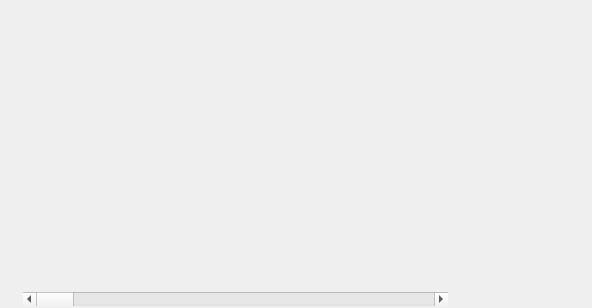
<?xml version="1.0" encoding="UTF-8"?>
<ui version="4.0">
 <class>CodeEditorPane</class>
 <widget class="QWidget" name="CodeEditorPane">
  <property name="geometry">
   <rect>
    <x>0</x>
    <y>0</y>
    <width>592</width>
    <height>308</height>
   </rect>
  </property>
  <property name="windowTitle">
   <string>Form</string>
  </property>
  <layout class="QVBoxLayout" name="verticalLayout">
   <property name="spacing">
    <number>0</number>
   </property>
   <property name="leftMargin">
    <number>0</number>
   </property>
   <property name="topMargin">
    <number>0</number>
   </property>
   <property name="rightMargin">
    <number>0</number>
   </property>
   <property name="bottomMargin">
    <number>0</number>
   </property>
   <item>
    <widget class="ady::CodeEditorView" name="editor" native="true"/>
   </item>
   <item>
    <widget class="QWidget" name="infoBar" native="true">
     <property name="sizePolicy">
      <sizepolicy hsizetype="MinimumExpanding" vsizetype="Fixed">
       <horstretch>0</horstretch>
       <verstretch>0</verstretch>
      </sizepolicy>
     </property>
     <property name="minimumSize">
      <size>
       <width>0</width>
       <height>18</height>
      </size>
     </property>
     <layout class="QHBoxLayout" name="horizontalLayout">
      <property name="spacing">
       <number>16</number>
      </property>
      <property name="leftMargin">
       <number>0</number>
      </property>
      <property name="topMargin">
       <number>0</number>
      </property>
      <property name="rightMargin">
       <number>0</number>
      </property>
      <property name="bottomMargin">
       <number>0</number>
      </property>
      <item>
       <widget class="ady::ZoomLabel" name="zoom">
        <property name="text">
         <string/>
        </property>
       </widget>
      </item>
      <item>
       <widget class="QScrollBar" name="scrollBar">
        <property name="sizePolicy">
         <sizepolicy hsizetype="Expanding" vsizetype="Fixed">
          <horstretch>0</horstretch>
          <verstretch>0</verstretch>
         </sizepolicy>
        </property>
        <property name="minimumSize">
         <size>
          <width>150</width>
          <height>0</height>
         </size>
        </property>
        <property name="orientation">
         <enum>Qt::Horizontal</enum>
        </property>
       </widget>
      </item>
      <item>
       <widget class="QLabel" name="position">
        <property name="minimumSize">
         <size>
          <width>40</width>
          <height>0</height>
         </size>
        </property>
        <property name="maximumSize">
         <size>
          <width>16777215</width>
          <height>16777215</height>
         </size>
        </property>
        <property name="text">
         <string/>
        </property>
        <property name="alignment">
         <set>Qt::AlignCenter</set>
        </property>
        <property name="margin">
         <number>0</number>
        </property>
       </widget>
      </item>
      <item>
       <widget class="QLabel" name="charset">
        <property name="sizePolicy">
         <sizepolicy hsizetype="Preferred" vsizetype="Preferred">
          <horstretch>0</horstretch>
          <verstretch>0</verstretch>
         </sizepolicy>
        </property>
        <property name="minimumSize">
         <size>
          <width>10</width>
          <height>0</height>
         </size>
        </property>
        <property name="maximumSize">
         <size>
          <width>65</width>
          <height>16777215</height>
         </size>
        </property>
        <property name="text">
         <string/>
        </property>
        <property name="alignment">
         <set>Qt::AlignCenter</set>
        </property>
       </widget>
      </item>
      <item>
       <widget class="QLabel" name="indent">
        <property name="sizePolicy">
         <sizepolicy hsizetype="Preferred" vsizetype="Preferred">
          <horstretch>0</horstretch>
          <verstretch>0</verstretch>
         </sizepolicy>
        </property>
        <property name="minimumSize">
         <size>
          <width>10</width>
          <height>0</height>
         </size>
        </property>
        <property name="sizeIncrement">
         <size>
          <width>50</width>
          <height>0</height>
         </size>
        </property>
        <property name="text">
         <string/>
        </property>
        <property name="alignment">
         <set>Qt::AlignCenter</set>
        </property>
       </widget>
      </item>
      <item>
       <widget class="QLabel" name="br">
        <property name="minimumSize">
         <size>
          <width>10</width>
          <height>0</height>
         </size>
        </property>
        <property name="maximumSize">
         <size>
          <width>50</width>
          <height>16777215</height>
         </size>
        </property>
        <property name="text">
         <string/>
        </property>
        <property name="alignment">
         <set>Qt::AlignCenter</set>
        </property>
       </widget>
      </item>
      <item>
       <spacer name="horizontalSpacer">
        <property name="orientation">
         <enum>Qt::Horizontal</enum>
        </property>
        <property name="sizeType">
         <enum>QSizePolicy::Fixed</enum>
        </property>
        <property name="sizeHint" stdset="0">
         <size>
          <width>10</width>
          <height>1</height>
         </size>
        </property>
       </spacer>
      </item>
     </layout>
    </widget>
   </item>
  </layout>
 </widget>
 <customwidgets>
  <customwidget>
   <class>ady::CodeEditorView</class>
   <extends>QWidget</extends>
   <header>panes/code_editor/code_editor_view.h</header>
   <container>1</container>
  </customwidget>
  <customwidget>
   <class>ady::ZoomLabel</class>
   <extends>QLabel</extends>
   <header>panes/code_editor/zoom_label.h</header>
  </customwidget>
 </customwidgets>
 <resources/>
 <connections/>
</ui>
